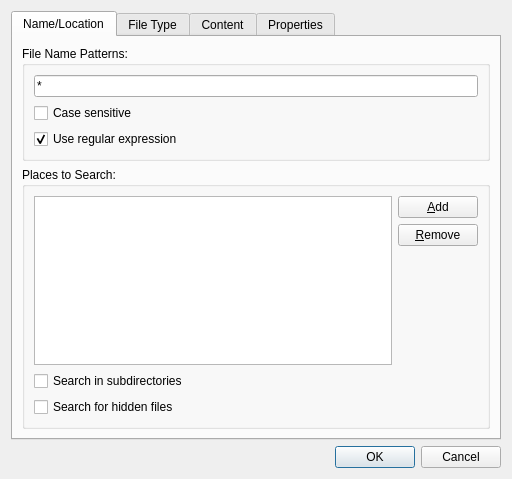
<?xml version="1.0" encoding="UTF-8"?>
<ui version="4.0">
 <class>SearchDialog</class>
 <widget class="QDialog" name="SearchDialog">
  <property name="geometry">
   <rect>
    <x>0</x>
    <y>0</y>
    <width>512</width>
    <height>479</height>
   </rect>
  </property>
  <property name="windowTitle">
   <string>Search Files</string>
  </property>
  <property name="windowIcon">
   <iconset theme="system-search">
    <normaloff>.</normaloff>.</iconset>
  </property>
  <layout class="QGridLayout" name="gridLayout_3">
   <item row="0" column="0">
    <widget class="QTabWidget" name="tabWidget">
     <property name="currentIndex">
      <number>0</number>
     </property>
     <widget class="QWidget" name="tab">
      <attribute name="title">
       <string>Name/Location</string>
      </attribute>
      <layout class="QVBoxLayout" name="verticalLayout_2" stretch="0,1">
       <item>
        <widget class="QGroupBox" name="groupBox">
         <property name="title">
          <string>File Name Patterns:</string>
         </property>
         <layout class="QVBoxLayout" name="verticalLayout_3">
          <item>
           <widget class="QLineEdit" name="namePatterns">
            <property name="text">
             <string>*</string>
            </property>
           </widget>
          </item>
          <item>
           <widget class="QCheckBox" name="nameCaseSensitive">
            <property name="text">
             <string>Case sensitive</string>
            </property>
           </widget>
          </item>
          <item>
           <widget class="QCheckBox" name="nameRegExp">
            <property name="text">
             <string>Use regular expression</string>
            </property>
            <property name="checked">
             <bool>true</bool>
            </property>
           </widget>
          </item>
         </layout>
        </widget>
       </item>
       <item>
        <widget class="QGroupBox" name="groupBox_2">
         <property name="title">
          <string>Places to Search:</string>
         </property>
         <layout class="QVBoxLayout" name="verticalLayout_5">
          <item>
           <layout class="QHBoxLayout" name="horizontalLayout">
            <item>
             <widget class="QListWidget" name="listView"/>
            </item>
            <item>
             <layout class="QVBoxLayout" name="verticalLayout_4">
              <item>
               <widget class="QPushButton" name="addPath">
                <property name="text">
                 <string>&amp;Add</string>
                </property>
                <property name="icon">
                 <iconset theme="list-add">
                  <normaloff>.</normaloff>.</iconset>
                </property>
               </widget>
              </item>
              <item>
               <widget class="QPushButton" name="removePath">
                <property name="text">
                 <string>&amp;Remove</string>
                </property>
                <property name="icon">
                 <iconset theme="list-remove">
                  <normaloff>.</normaloff>.</iconset>
                </property>
               </widget>
              </item>
              <item>
               <spacer name="verticalSpacer">
                <property name="orientation">
                 <enum>Qt::Vertical</enum>
                </property>
                <property name="sizeHint" stdset="0">
                 <size>
                  <width>20</width>
                  <height>40</height>
                 </size>
                </property>
               </spacer>
              </item>
             </layout>
            </item>
           </layout>
          </item>
          <item>
           <widget class="QCheckBox" name="recursiveSearch">
            <property name="text">
             <string>Search in subdirectories</string>
            </property>
           </widget>
          </item>
          <item>
           <widget class="QCheckBox" name="searchHidden">
            <property name="text">
             <string>Search for hidden files</string>
            </property>
           </widget>
          </item>
         </layout>
        </widget>
       </item>
      </layout>
     </widget>
     <widget class="QWidget" name="tab_2">
      <attribute name="title">
       <string>File Type</string>
      </attribute>
      <layout class="QVBoxLayout" name="verticalLayout_7">
       <item>
        <widget class="QGroupBox" name="groupBox_3">
         <property name="title">
          <string>Only search for files of following types:</string>
         </property>
         <layout class="QVBoxLayout" name="verticalLayout_6">
          <item>
           <widget class="QCheckBox" name="searchTextFiles">
            <property name="text">
             <string>Text files</string>
            </property>
           </widget>
          </item>
          <item>
           <widget class="QCheckBox" name="searchImages">
            <property name="text">
             <string>Image files</string>
            </property>
           </widget>
          </item>
          <item>
           <widget class="QCheckBox" name="searchAudio">
            <property name="text">
             <string>Audio files</string>
            </property>
           </widget>
          </item>
          <item>
           <widget class="QCheckBox" name="searchVideo">
            <property name="text">
             <string>Video files</string>
            </property>
           </widget>
          </item>
          <item>
           <widget class="QCheckBox" name="searchDocuments">
            <property name="text">
             <string>Documents</string>
            </property>
           </widget>
          </item>
          <item>
           <widget class="QCheckBox" name="searchFolders">
            <property name="text">
             <string>Folders</string>
            </property>
           </widget>
          </item>
         </layout>
        </widget>
       </item>
       <item>
        <spacer name="verticalSpacer_2">
         <property name="orientation">
          <enum>Qt::Vertical</enum>
         </property>
         <property name="sizeHint" stdset="0">
          <size>
           <width>20</width>
           <height>40</height>
          </size>
         </property>
        </spacer>
       </item>
      </layout>
     </widget>
     <widget class="QWidget" name="tab_3">
      <attribute name="title">
       <string>Content</string>
      </attribute>
      <layout class="QVBoxLayout" name="verticalLayout_9">
       <item>
        <widget class="QGroupBox" name="groupBox_4">
         <property name="title">
          <string>File contains:</string>
         </property>
         <layout class="QVBoxLayout" name="verticalLayout_8">
          <item>
           <widget class="QLineEdit" name="contentPattern"/>
          </item>
          <item>
           <widget class="QCheckBox" name="contentCaseSensitive">
            <property name="text">
             <string>Case sensiti&amp;ve</string>
            </property>
           </widget>
          </item>
          <item>
           <widget class="QCheckBox" name="contentRegExp">
            <property name="text">
             <string>&amp;Use regular expression</string>
            </property>
            <property name="checked">
             <bool>true</bool>
            </property>
           </widget>
          </item>
         </layout>
        </widget>
       </item>
       <item>
        <spacer name="verticalSpacer_3">
         <property name="orientation">
          <enum>Qt::Vertical</enum>
         </property>
         <property name="sizeHint" stdset="0">
          <size>
           <width>20</width>
           <height>186</height>
          </size>
         </property>
        </spacer>
       </item>
      </layout>
     </widget>
     <widget class="QWidget" name="tab_4">
      <attribute name="title">
       <string>Properties</string>
      </attribute>
      <layout class="QVBoxLayout" name="verticalLayout_10">
       <item>
        <widget class="QGroupBox" name="groupBox_5">
         <property name="title">
          <string>File Size:</string>
         </property>
         <layout class="QFormLayout" name="formLayout">
          <item row="0" column="0">
           <layout class="QGridLayout" name="gridLayout_2">
            <item row="1" column="0">
             <widget class="QCheckBox" name="smallerThan">
              <property name="text">
               <string>Smaller than:</string>
              </property>
             </widget>
            </item>
            <item row="1" column="2">
             <widget class="QSpinBox" name="maxSize">
              <property name="enabled">
               <bool>false</bool>
              </property>
             </widget>
            </item>
            <item row="0" column="2">
             <widget class="QSpinBox" name="minSize">
              <property name="enabled">
               <bool>false</bool>
              </property>
             </widget>
            </item>
            <item row="0" column="0">
             <widget class="QCheckBox" name="largerThan">
              <property name="text">
               <string>Larger than:</string>
              </property>
             </widget>
            </item>
            <item row="0" column="3">
             <widget class="QComboBox" name="minSizeUnit">
              <property name="enabled">
               <bool>false</bool>
              </property>
              <property name="currentIndex">
               <number>2</number>
              </property>
              <item>
               <property name="text">
                <string>Bytes</string>
               </property>
              </item>
              <item>
               <property name="text">
                <string>KiB</string>
               </property>
              </item>
              <item>
               <property name="text">
                <string>MiB</string>
               </property>
              </item>
              <item>
               <property name="text">
                <string>GiB</string>
               </property>
              </item>
             </widget>
            </item>
            <item row="1" column="3">
             <widget class="QComboBox" name="maxSizeUnit">
              <property name="enabled">
               <bool>false</bool>
              </property>
              <property name="currentIndex">
               <number>2</number>
              </property>
              <item>
               <property name="text">
                <string>Bytes</string>
               </property>
              </item>
              <item>
               <property name="text">
                <string>KiB</string>
               </property>
              </item>
              <item>
               <property name="text">
                <string>MiB</string>
               </property>
              </item>
              <item>
               <property name="text">
                <string>GiB</string>
               </property>
              </item>
             </widget>
            </item>
           </layout>
          </item>
         </layout>
        </widget>
       </item>
       <item>
        <widget class="QGroupBox" name="groupBox_6">
         <property name="layoutDirection">
          <enum>Qt::LeftToRight</enum>
         </property>
         <property name="title">
          <string>Last Modified Time:</string>
         </property>
         <layout class="QFormLayout" name="formLayout_2">
          <item row="1" column="0">
           <layout class="QGridLayout" name="gridLayout">
            <item row="2" column="0">
             <widget class="QCheckBox" name="earlierThan">
              <property name="text">
               <string>Earlier than:</string>
              </property>
             </widget>
            </item>
            <item row="3" column="0">
             <widget class="QCheckBox" name="laterThan">
              <property name="text">
               <string>Later than:</string>
              </property>
             </widget>
            </item>
            <item row="3" column="1">
             <widget class="QDateEdit" name="minTime">
              <property name="enabled">
               <bool>false</bool>
              </property>
              <property name="calendarPopup">
               <bool>true</bool>
              </property>
             </widget>
            </item>
            <item row="2" column="1">
             <widget class="QDateEdit" name="maxTime">
              <property name="enabled">
               <bool>false</bool>
              </property>
              <property name="calendarPopup">
               <bool>true</bool>
              </property>
             </widget>
            </item>
           </layout>
          </item>
         </layout>
        </widget>
       </item>
       <item>
        <spacer name="verticalSpacer_4">
         <property name="orientation">
          <enum>Qt::Vertical</enum>
         </property>
         <property name="sizeHint" stdset="0">
          <size>
           <width>20</width>
           <height>40</height>
          </size>
         </property>
        </spacer>
       </item>
      </layout>
     </widget>
    </widget>
   </item>
   <item row="1" column="0">
    <layout class="QHBoxLayout" name="horizontalLayout_3">
     <item>
      <spacer name="horizontalSpacer">
       <property name="orientation">
        <enum>Qt::Horizontal</enum>
       </property>
       <property name="sizeHint" stdset="0">
        <size>
         <width>40</width>
         <height>20</height>
        </size>
       </property>
      </spacer>
     </item>
     <item>
      <layout class="QHBoxLayout" name="horizontalLayout_2">
       <item>
        <spacer name="horizontalSpacer_2">
         <property name="orientation">
          <enum>Qt::Horizontal</enum>
         </property>
         <property name="sizeHint" stdset="0">
          <size>
           <width>40</width>
           <height>20</height>
          </size>
         </property>
        </spacer>
       </item>
       <item>
        <widget class="QDialogButtonBox" name="buttonBox_1">
         <property name="orientation">
          <enum>Qt::Horizontal</enum>
         </property>
         <property name="standardButtons">
          <set>QDialogButtonBox::Ok</set>
         </property>
        </widget>
       </item>
       <item>
        <widget class="QDialogButtonBox" name="buttonBox_2">
         <property name="orientation">
          <enum>Qt::Horizontal</enum>
         </property>
         <property name="standardButtons">
          <set>QDialogButtonBox::Cancel</set>
         </property>
        </widget>
       </item>
      </layout>
     </item>
    </layout>
   </item>
  </layout>
 </widget>
 <resources/>
 <connections>
  <connection>
   <sender>buttonBox_1</sender>
   <signal>accepted()</signal>
   <receiver>SearchDialog</receiver>
   <slot>accept()</slot>
   <hints>
    <hint type="sourcelabel">
     <x>248</x>
     <y>254</y>
    </hint>
    <hint type="destinationlabel">
     <x>157</x>
     <y>274</y>
    </hint>
   </hints>
  </connection>
  <connection>
   <sender>buttonBox_1</sender>
   <signal>rejected()</signal>
   <receiver>SearchDialog</receiver>
   <slot>reject()</slot>
   <hints>
    <hint type="sourcelabel">
     <x>316</x>
     <y>260</y>
    </hint>
    <hint type="destinationlabel">
     <x>286</x>
     <y>274</y>
    </hint>
   </hints>
  </connection>
  <connection>
   <sender>largerThan</sender>
   <signal>toggled(bool)</signal>
   <receiver>minSizeUnit</receiver>
   <slot>setEnabled(bool)</slot>
   <hints>
    <hint type="sourcelabel">
     <x>93</x>
     <y>84</y>
    </hint>
    <hint type="destinationlabel">
     <x>403</x>
     <y>88</y>
    </hint>
   </hints>
  </connection>
  <connection>
   <sender>smallerThan</sender>
   <signal>toggled(bool)</signal>
   <receiver>maxSize</receiver>
   <slot>setEnabled(bool)</slot>
   <hints>
    <hint type="sourcelabel">
     <x>96</x>
     <y>119</y>
    </hint>
    <hint type="destinationlabel">
     <x>241</x>
     <y>123</y>
    </hint>
   </hints>
  </connection>
  <connection>
   <sender>largerThan</sender>
   <signal>toggled(bool)</signal>
   <receiver>minSize</receiver>
   <slot>setEnabled(bool)</slot>
   <hints>
    <hint type="sourcelabel">
     <x>93</x>
     <y>84</y>
    </hint>
    <hint type="destinationlabel">
     <x>241</x>
     <y>88</y>
    </hint>
   </hints>
  </connection>
  <connection>
   <sender>smallerThan</sender>
   <signal>toggled(bool)</signal>
   <receiver>maxSizeUnit</receiver>
   <slot>setEnabled(bool)</slot>
   <hints>
    <hint type="sourcelabel">
     <x>96</x>
     <y>119</y>
    </hint>
    <hint type="destinationlabel">
     <x>403</x>
     <y>123</y>
    </hint>
   </hints>
  </connection>
  <connection>
   <sender>laterThan</sender>
   <signal>toggled(bool)</signal>
   <receiver>minTime</receiver>
   <slot>setEnabled(bool)</slot>
   <hints>
    <hint type="sourcelabel">
     <x>88</x>
     <y>223</y>
    </hint>
    <hint type="destinationlabel">
     <x>319</x>
     <y>226</y>
    </hint>
   </hints>
  </connection>
  <connection>
   <sender>earlierThan</sender>
   <signal>toggled(bool)</signal>
   <receiver>maxTime</receiver>
   <slot>setEnabled(bool)</slot>
   <hints>
    <hint type="sourcelabel">
     <x>93</x>
     <y>190</y>
    </hint>
    <hint type="destinationlabel">
     <x>319</x>
     <y>193</y>
    </hint>
   </hints>
  </connection>
 </connections>
</ui>
